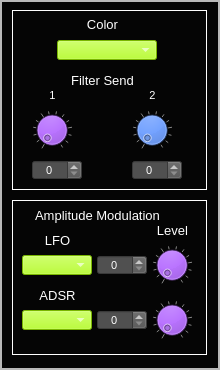
    <widget class="QFrame" name="frame_AnalogSynthSources_Noise">
     <property name="geometry">
      <rect>
       <x>10</x>
       <y>580</y>
       <width>220</width>
       <height>370</height>
      </rect>
     </property>
     <property name="styleSheet">
      <string notr="true">background-color: rgb(5, 5, 5);</string>
     </property>
     <property name="frameShape">
      <enum>QFrame::Box</enum>
     </property>
     <property name="frameShadow">
      <enum>QFrame::Raised</enum>
     </property>
     <property name="lineWidth">
      <number>0</number>
     </property>
     <property name="midLineWidth">
      <number>2</number>
     </property>
     <widget class="CustomFrame" name="frame_NoiseColorSend">
      <property name="geometry">
       <rect>
        <x>12</x>
        <y>10</y>
        <width>195</width>
        <height>180</height>
       </rect>
      </property>
      <property name="styleSheet">
       <string notr="true">color: rgb(255, 255, 255);</string>
      </property>
      <property name="frameShape">
       <enum>QFrame::Panel</enum>
      </property>
      <property name="frameShadow">
       <enum>QFrame::Plain</enum>
      </property>
      <property name="lineWidth">
       <number>1</number>
      </property>
      <property name="midLineWidth">
       <number>1</number>
      </property>
      <widget class="QLabel" name="label_150">
       <property name="geometry">
        <rect>
         <x>60</x>
         <y>4</y>
         <width>61</width>
         <height>21</height>
        </rect>
       </property>
       <property name="font">
        <font>
         <pointsize>10</pointsize>
        </font>
       </property>
       <property name="styleSheet">
        <string notr="true">color: rgb(255, 255, 255);</string>
       </property>
       <property name="text">
        <string>Color</string>
       </property>
       <property name="alignment">
        <set>Qt::AlignCenter</set>
       </property>
      </widget>
      <widget class="QSpinBox" name="spinBox_NoiseSendFilter2">
       <property name="geometry">
        <rect>
         <x>120</x>
         <y>150</y>
         <width>50</width>
         <height>20</height>
        </rect>
       </property>
       <property name="font">
        <font>
         <pointsize>8</pointsize>
        </font>
       </property>
       <property name="focusPolicy">
        <enum>Qt::NoFocus</enum>
       </property>
       <property name="styleSheet">
        <string notr="true">background-color: rgb(80,80,80);
color: rgb(255, 255, 255);</string>
       </property>
       <property name="alignment">
        <set>Qt::AlignCenter</set>
       </property>
       <property name="readOnly">
        <bool>false</bool>
       </property>
       <property name="accelerated">
        <bool>true</bool>
       </property>
       <property name="maximum">
        <number>100</number>
       </property>
       <property name="value">
        <number>0</number>
       </property>
      </widget>
      <widget class="CustomDial" name="dial_NoiseSendFilter2">
       <property name="geometry">
        <rect>
         <x>120</x>
         <y>100</y>
         <width>40</width>
         <height>40</height>
        </rect>
       </property>
       <property name="focusPolicy">
        <enum>Qt::NoFocus</enum>
       </property>
       <property name="styleSheet">
        <string notr="true">background-color: rgb(0, 85, 255);</string>
       </property>
       <property name="maximum">
        <number>100</number>
       </property>
       <property name="value">
        <number>0</number>
       </property>
       <property name="wrapping">
        <bool>false</bool>
       </property>
       <property name="notchTarget">
        <double>8.000000000000000</double>
       </property>
       <property name="notchesVisible">
        <bool>true</bool>
       </property>
      </widget>
      <widget class="QSpinBox" name="spinBox_NoiseSendFilter1">
       <property name="geometry">
        <rect>
         <x>20</x>
         <y>150</y>
         <width>50</width>
         <height>20</height>
        </rect>
       </property>
       <property name="font">
        <font>
         <pointsize>8</pointsize>
        </font>
       </property>
       <property name="focusPolicy">
        <enum>Qt::NoFocus</enum>
       </property>
       <property name="styleSheet">
        <string notr="true">background-color: rgb(80,80,80);
color: rgb(255, 255, 255);</string>
       </property>
       <property name="alignment">
        <set>Qt::AlignCenter</set>
       </property>
       <property name="readOnly">
        <bool>false</bool>
       </property>
       <property name="accelerated">
        <bool>true</bool>
       </property>
       <property name="maximum">
        <number>100</number>
       </property>
       <property name="value">
        <number>0</number>
       </property>
      </widget>
      <widget class="QLabel" name="label_151">
       <property name="geometry">
        <rect>
         <x>45</x>
         <y>60</y>
         <width>91</width>
         <height>21</height>
        </rect>
       </property>
       <property name="font">
        <font>
         <pointsize>10</pointsize>
        </font>
       </property>
       <property name="styleSheet">
        <string notr="true">color: rgb(255, 255, 255);</string>
       </property>
       <property name="text">
        <string>Filter Send</string>
       </property>
       <property name="alignment">
        <set>Qt::AlignCenter</set>
       </property>
      </widget>
      <widget class="CustomDial" name="dial_NoiseSendFilter1">
       <property name="geometry">
        <rect>
         <x>20</x>
         <y>100</y>
         <width>40</width>
         <height>40</height>
        </rect>
       </property>
       <property name="focusPolicy">
        <enum>Qt::NoFocus</enum>
       </property>
       <property name="styleSheet">
        <string notr="true">background-color: rgb(170, 85, 255);</string>
       </property>
       <property name="maximum">
        <number>100</number>
       </property>
       <property name="value">
        <number>0</number>
       </property>
       <property name="wrapping">
        <bool>false</bool>
       </property>
       <property name="notchTarget">
        <double>8.000000000000000</double>
       </property>
       <property name="notchesVisible">
        <bool>true</bool>
       </property>
      </widget>
      <widget class="QLabel" name="label_152">
       <property name="geometry">
        <rect>
         <x>30</x>
         <y>70</y>
         <width>21</width>
         <height>31</height>
        </rect>
       </property>
       <property name="font">
        <font>
         <pointsize>8</pointsize>
        </font>
       </property>
       <property name="styleSheet">
        <string notr="true">color: rgb(255, 255, 255);</string>
       </property>
       <property name="text">
        <string>1</string>
       </property>
       <property name="alignment">
        <set>Qt::AlignCenter</set>
       </property>
      </widget>
      <widget class="QLabel" name="label_153">
       <property name="geometry">
        <rect>
         <x>130</x>
         <y>70</y>
         <width>21</width>
         <height>31</height>
        </rect>
       </property>
       <property name="font">
        <font>
         <pointsize>8</pointsize>
        </font>
       </property>
       <property name="styleSheet">
        <string notr="true">color: rgb(255, 255, 255);</string>
       </property>
       <property name="text">
        <string>2</string>
       </property>
       <property name="alignment">
        <set>Qt::AlignCenter</set>
       </property>
      </widget>
      <widget class="CustomComboBox" name="comboBox_NoiseColor">
       <property name="geometry">
        <rect>
         <x>45</x>
         <y>30</y>
         <width>100</width>
         <height>20</height>
        </rect>
       </property>
       <property name="font">
        <font>
         <pointsize>8</pointsize>
        </font>
       </property>
       <property name="focusPolicy">
        <enum>Qt::NoFocus</enum>
       </property>
       <property name="styleSheet">
        <string notr="true">selection-background-color: rgb(255, 0, 0);
border-color: rgb(0, 0, 0);
background-color: rgb(170, 255, 0);
</string>
       </property>
       <property name="currentText">
        <string/>
       </property>
       <property name="currentIndex">
        <number>-1</number>
       </property>
       <property name="maxVisibleItems">
        <number>4</number>
       </property>
      </widget>
     </widget>
     <widget class="CustomFrame" name="frame_NoisAmpMod">
      <property name="geometry">
       <rect>
        <x>12</x>
        <y>200</y>
        <width>195</width>
        <height>155</height>
       </rect>
      </property>
      <property name="styleSheet">
       <string notr="true">background-color: rgb(5, 5, 5);
color: rgb(255, 255, 255);</string>
      </property>
      <property name="frameShape">
       <enum>QFrame::Panel</enum>
      </property>
      <property name="frameShadow">
       <enum>QFrame::Plain</enum>
      </property>
      <property name="midLineWidth">
       <number>1</number>
      </property>
      <widget class="CustomComboBox" name="comboBox_NoiseAmpModLFO">
       <property name="geometry">
        <rect>
         <x>10</x>
         <y>55</y>
         <width>70</width>
         <height>20</height>
        </rect>
       </property>
       <property name="font">
        <font>
         <pointsize>8</pointsize>
        </font>
       </property>
       <property name="focusPolicy">
        <enum>Qt::NoFocus</enum>
       </property>
       <property name="styleSheet">
        <string notr="true">selection-background-color: rgb(255, 0, 0);
border-color: rgb(0, 0, 0);
background-color: rgb(170, 255, 0);
</string>
       </property>
       <property name="currentText">
        <string/>
       </property>
       <property name="currentIndex">
        <number>-1</number>
       </property>
       <property name="maxVisibleItems">
        <number>4</number>
       </property>
      </widget>
      <widget class="CustomComboBox" name="comboBox_NoiseAmpModAdsr">
       <property name="geometry">
        <rect>
         <x>10</x>
         <y>110</y>
         <width>70</width>
         <height>20</height>
        </rect>
       </property>
       <property name="font">
        <font>
         <pointsize>8</pointsize>
        </font>
       </property>
       <property name="focusPolicy">
        <enum>Qt::NoFocus</enum>
       </property>
       <property name="styleSheet">
        <string notr="true">selection-background-color: rgb(255, 0, 0);
border-color: rgb(0, 0, 0);
background-color: rgb(170, 255, 0);
</string>
       </property>
       <property name="currentText">
        <string/>
       </property>
       <property name="currentIndex">
        <number>-1</number>
       </property>
       <property name="maxVisibleItems">
        <number>4</number>
       </property>
      </widget>
      <widget class="QLabel" name="label_163">
       <property name="geometry">
        <rect>
         <x>20</x>
         <y>30</y>
         <width>51</width>
         <height>21</height>
        </rect>
       </property>
       <property name="font">
        <font>
         <pointsize>10</pointsize>
        </font>
       </property>
       <property name="styleSheet">
        <string notr="true">color: rgb(255, 255, 255);</string>
       </property>
       <property name="text">
        <string>LFO</string>
       </property>
       <property name="alignment">
        <set>Qt::AlignCenter</set>
       </property>
      </widget>
      <widget class="QLabel" name="label_164">
       <property name="geometry">
        <rect>
         <x>10</x>
         <y>5</y>
         <width>151</width>
         <height>20</height>
        </rect>
       </property>
       <property name="font">
        <font>
         <pointsize>10</pointsize>
        </font>
       </property>
       <property name="styleSheet">
        <string notr="true">color: rgb(255, 255, 255);</string>
       </property>
       <property name="text">
        <string>Amplitude Modulation</string>
       </property>
       <property name="alignment">
        <set>Qt::AlignCenter</set>
       </property>
      </widget>
      <widget class="CustomDial" name="dial_NoiseAmpModLFOLevel">
       <property name="geometry">
        <rect>
         <x>140</x>
         <y>45</y>
         <width>40</width>
         <height>40</height>
        </rect>
       </property>
       <property name="focusPolicy">
        <enum>Qt::NoFocus</enum>
       </property>
       <property name="styleSheet">
        <string notr="true">background-color: rgb(170, 85, 255);</string>
       </property>
       <property name="maximum">
        <number>100</number>
       </property>
       <property name="value">
        <number>0</number>
       </property>
       <property name="wrapping">
        <bool>false</bool>
       </property>
       <property name="notchTarget">
        <double>8.000000000000000</double>
       </property>
       <property name="notchesVisible">
        <bool>true</bool>
       </property>
      </widget>
      <widget class="CustomDial" name="dial_NoiseAmpModAdsrLevel">
       <property name="geometry">
        <rect>
         <x>140</x>
         <y>100</y>
         <width>40</width>
         <height>40</height>
        </rect>
       </property>
       <property name="focusPolicy">
        <enum>Qt::NoFocus</enum>
       </property>
       <property name="styleSheet">
        <string notr="true">background-color: rgb(170, 85, 255);</string>
       </property>
       <property name="maximum">
        <number>100</number>
       </property>
       <property name="value">
        <number>0</number>
       </property>
       <property name="wrapping">
        <bool>false</bool>
       </property>
       <property name="notchTarget">
        <double>8.000000000000000</double>
       </property>
       <property name="notchesVisible">
        <bool>true</bool>
       </property>
      </widget>
      <widget class="QLabel" name="label_165">
       <property name="geometry">
        <rect>
         <x>20</x>
         <y>85</y>
         <width>51</width>
         <height>21</height>
        </rect>
       </property>
       <property name="font">
        <font>
         <pointsize>10</pointsize>
        </font>
       </property>
       <property name="styleSheet">
        <string notr="true">color: rgb(255, 255, 255);</string>
       </property>
       <property name="text">
        <string>ADSR</string>
       </property>
       <property name="alignment">
        <set>Qt::AlignCenter</set>
       </property>
      </widget>
      <widget class="QLabel" name="label_166">
       <property name="geometry">
        <rect>
         <x>135</x>
         <y>20</y>
         <width>51</width>
         <height>21</height>
        </rect>
       </property>
       <property name="font">
        <font>
         <pointsize>10</pointsize>
        </font>
       </property>
       <property name="styleSheet">
        <string notr="true">color: rgb(255, 255, 255);</string>
       </property>
       <property name="text">
        <string>Level</string>
       </property>
       <property name="alignment">
        <set>Qt::AlignCenter</set>
       </property>
      </widget>
      <widget class="QSpinBox" name="spinBox_Osc2AmpModLfoLevel_5">
       <property name="geometry">
        <rect>
         <x>85</x>
         <y>55</y>
         <width>50</width>
         <height>20</height>
        </rect>
       </property>
       <property name="font">
        <font>
         <pointsize>8</pointsize>
        </font>
       </property>
       <property name="focusPolicy">
        <enum>Qt::NoFocus</enum>
       </property>
       <property name="styleSheet">
        <string notr="true">background-color: rgb(80,80,80);
color: rgb(255, 255, 255);</string>
       </property>
       <property name="alignment">
        <set>Qt::AlignCenter</set>
       </property>
       <property name="readOnly">
        <bool>false</bool>
       </property>
       <property name="accelerated">
        <bool>true</bool>
       </property>
       <property name="maximum">
        <number>100</number>
       </property>
       <property name="value">
        <number>0</number>
       </property>
      </widget>
      <widget class="QSpinBox" name="spinBox_NoiseAmpModAdsrLevel">
       <property name="geometry">
        <rect>
         <x>85</x>
         <y>110</y>
         <width>50</width>
         <height>20</height>
        </rect>
       </property>
       <property name="font">
        <font>
         <pointsize>8</pointsize>
        </font>
       </property>
       <property name="focusPolicy">
        <enum>Qt::NoFocus</enum>
       </property>
       <property name="styleSheet">
        <string notr="true">background-color: rgb(80,80,80);
color: rgb(255, 255, 255);</string>
       </property>
       <property name="alignment">
        <set>Qt::AlignCenter</set>
       </property>
       <property name="readOnly">
        <bool>false</bool>
       </property>
       <property name="accelerated">
        <bool>true</bool>
       </property>
       <property name="maximum">
        <number>100</number>
       </property>
       <property name="value">
        <number>0</number>
       </property>
      </widget>
     </widget>
    </widget>
